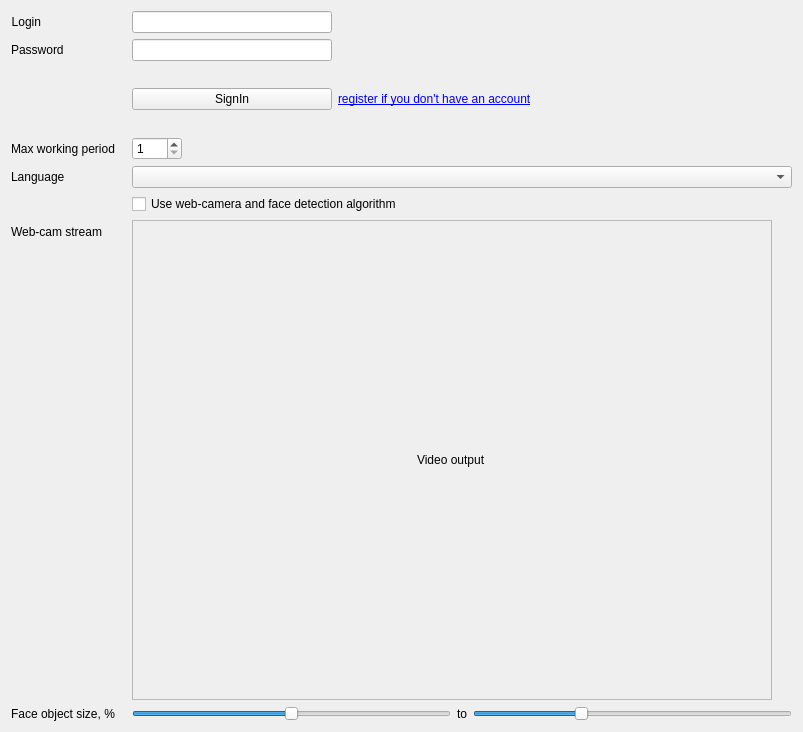
<?xml version="1.0" encoding="UTF-8"?>
<ui version="4.0">
 <class>SetupView</class>
 <widget class="QWidget" name="SetupView">
  <property name="geometry">
   <rect>
    <x>0</x>
    <y>0</y>
    <width>803</width>
    <height>732</height>
   </rect>
  </property>
  <property name="windowTitle">
   <string>Sedentary syatistics settings</string>
  </property>
  <layout class="QVBoxLayout" name="verticalLayout">
   <item>
    <layout class="QFormLayout" name="formLayout">
     <property name="fieldGrowthPolicy">
      <enum>QFormLayout::AllNonFixedFieldsGrow</enum>
     </property>
     <item row="0" column="0">
      <widget class="QLabel" name="label">
       <property name="text">
        <string>Login</string>
       </property>
       <property name="alignment">
        <set>Qt::AlignRight|Qt::AlignTrailing|Qt::AlignVCenter</set>
       </property>
      </widget>
     </item>
     <item row="0" column="1">
      <widget class="QLineEdit" name="edtLogin">
       <property name="maximumSize">
        <size>
         <width>200</width>
         <height>16777215</height>
        </size>
       </property>
      </widget>
     </item>
     <item row="1" column="0">
      <widget class="QLabel" name="label_2">
       <property name="text">
        <string>Password</string>
       </property>
      </widget>
     </item>
     <item row="1" column="1">
      <widget class="QLineEdit" name="edtPassword">
       <property name="maximumSize">
        <size>
         <width>200</width>
         <height>16777215</height>
        </size>
       </property>
      </widget>
     </item>
     <item row="2" column="1">
      <layout class="QHBoxLayout" name="horizontalLayout_2">
       <item>
        <widget class="QPushButton" name="btnSignIn">
         <property name="maximumSize">
          <size>
           <width>200</width>
           <height>16777215</height>
          </size>
         </property>
         <property name="text">
          <string>SignIn</string>
         </property>
        </widget>
       </item>
       <item>
        <widget class="QLabel" name="label_10">
         <property name="text">
          <string> &lt;a href=&quot;face-tracker.com&quot;&gt;register if you don't have an account&lt;/a&gt;</string>
         </property>
        </widget>
       </item>
      </layout>
     </item>
     <item row="3" column="0">
      <widget class="QLabel" name="label_3">
       <property name="text">
        <string>Max working period</string>
       </property>
      </widget>
     </item>
     <item row="3" column="1">
      <widget class="QSpinBox" name="spnMaxWorkingPeriod">
       <property name="maximumSize">
        <size>
         <width>50</width>
         <height>16777215</height>
        </size>
       </property>
       <property name="minimum">
        <number>1</number>
       </property>
       <property name="maximum">
        <number>60</number>
       </property>
      </widget>
     </item>
     <item row="4" column="0">
      <widget class="QLabel" name="label_7">
       <property name="text">
        <string>Language</string>
       </property>
      </widget>
     </item>
     <item row="4" column="1">
      <widget class="QComboBox" name="cmbLanguage"/>
     </item>
     <item row="5" column="1">
      <widget class="QCheckBox" name="checkBox">
       <property name="text">
        <string>Use web-camera and face detection algorithm</string>
       </property>
      </widget>
     </item>
     <item row="6" column="0">
      <widget class="QLabel" name="lblCamStream">
       <property name="minimumSize">
        <size>
         <width>115</width>
         <height>0</height>
        </size>
       </property>
       <property name="text">
        <string>Web-cam stream</string>
       </property>
      </widget>
     </item>
     <item row="6" column="1">
      <widget class="QFrame" name="frmVideoStream">
       <property name="sizePolicy">
        <sizepolicy hsizetype="MinimumExpanding" vsizetype="MinimumExpanding">
         <horstretch>0</horstretch>
         <verstretch>0</verstretch>
        </sizepolicy>
       </property>
       <property name="minimumSize">
        <size>
         <width>320</width>
         <height>240</height>
        </size>
       </property>
       <property name="maximumSize">
        <size>
         <width>640</width>
         <height>480</height>
        </size>
       </property>
       <property name="frameShape">
        <enum>QFrame::StyledPanel</enum>
       </property>
       <property name="frameShadow">
        <enum>QFrame::Raised</enum>
       </property>
       <layout class="QVBoxLayout" name="verticalLayout_2">
        <item alignment="Qt::AlignHCenter">
         <widget class="QLabel" name="lblPicture">
          <property name="text">
           <string>Video output</string>
          </property>
         </widget>
        </item>
       </layout>
      </widget>
     </item>
     <item row="7" column="0">
      <widget class="QLabel" name="lblFaceObjSize">
       <property name="text">
        <string>Face object size, %</string>
       </property>
      </widget>
     </item>
     <item row="7" column="1">
      <layout class="QHBoxLayout" name="horizontalLayout">
       <item>
        <widget class="QSlider" name="sldrMinSize">
         <property name="toolTipDuration">
          <number>2</number>
         </property>
         <property name="minimum">
          <number>10</number>
         </property>
         <property name="maximum">
          <number>30</number>
         </property>
         <property name="value">
          <number>20</number>
         </property>
         <property name="orientation">
          <enum>Qt::Horizontal</enum>
         </property>
        </widget>
       </item>
       <item>
        <widget class="QLabel" name="lblTo">
         <property name="text">
          <string>to</string>
         </property>
        </widget>
       </item>
       <item>
        <widget class="QSlider" name="sldrMaxSize">
         <property name="minimum">
          <number>30</number>
         </property>
         <property name="maximum">
          <number>90</number>
         </property>
         <property name="value">
          <number>50</number>
         </property>
         <property name="orientation">
          <enum>Qt::Horizontal</enum>
         </property>
        </widget>
       </item>
      </layout>
     </item>
    </layout>
   </item>
  </layout>
  <zorder></zorder>
 </widget>
 <layoutdefault spacing="6" margin="11"/>
 <tabstops>
  <tabstop>edtLogin</tabstop>
  <tabstop>edtPassword</tabstop>
  <tabstop>spnMaxWorkingPeriod</tabstop>
  <tabstop>checkBox</tabstop>
  <tabstop>sldrMaxSize</tabstop>
 </tabstops>
 <resources/>
 <connections/>
</ui>
